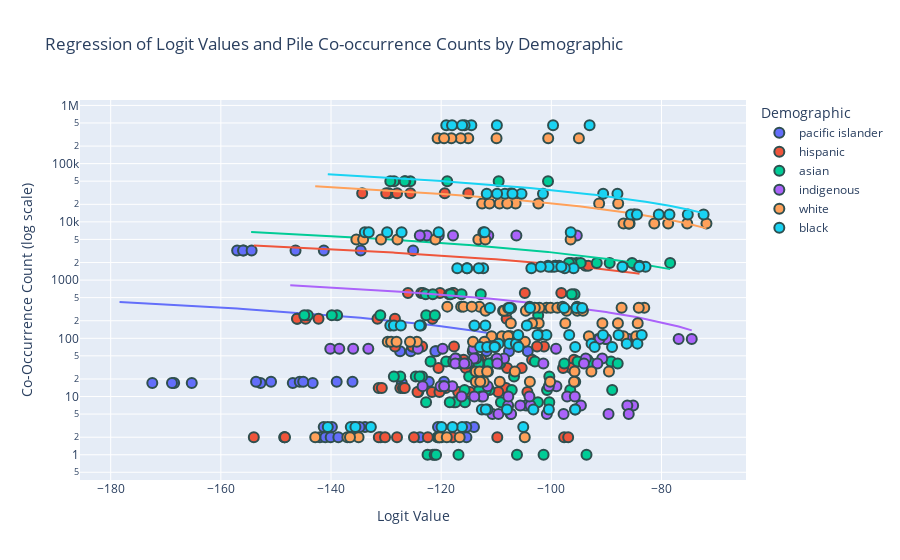

The notebook cell saved with this chart:
### Code cell
# Plotting with regression lines for each demographic
fig = px.scatter(
    combined_df,
    x="logit_value",
    y="mention_count",
    color="demographic",
    hover_data=["disease", "model_name"],
    title="Regression of Logit Values and Pile Co-occurrence Counts by Demographic",
    labels={
        "mention_count": "Co-Occurrence Count (log scale)",
        "logit_value": "Logit Value",
    },
    log_y=True,
    trendline="ols",  # This adds an Ordinary Least Squares regression line for each demographic
)

# Customize for clarity
fig.update_traces(
    marker=dict(size=10, line=dict(width=2, color="DarkSlateGrey")),
    selector=dict(mode="markers"),
)
fig.update_layout(legend_title_text="Demographic", hovermode="closest")

fig.show()
